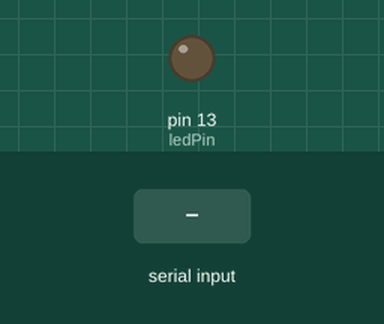
Recording of a sketch running on a simulated Arduino Uno, built with avr-gcc and run on an emulated ATmega328P. On the bench: output pins drawn as LEDs (lit = HIGH). Inputs (shaded band) come from the test bench. What the sketch prints to the serial monitor is not drawn.

Above: at 1.3 s.
1.4 s: "1\n" received over Serial
At 2.2 s:
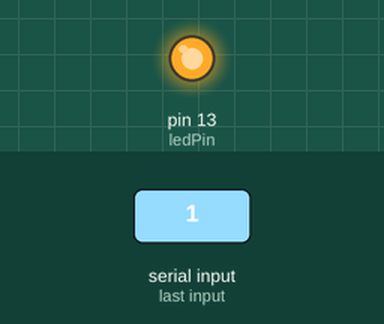
2.9 s: byte 0 (0) received over Serial
4.4 s: byte 1 (1) received over Serial
5.9 s: byte 2 (2) received over Serial
7.4 s: byte 3 (3) received over Serial
8.9 s: byte 4 (4) received over Serial
Timing chart, 0 to 11.4 s (numbered marks = the images above; inputs shaded):
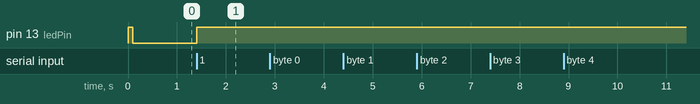

Measured:
- after the input at 1.4 s, pin 13 (ledPin): LOW → HIGH at once
- after the input at 2.9 s, every drawn part: stays the same
- after the input at 4.4 s, every drawn part: stays the same
- after the input at 5.9 s, every drawn part: stays the same
- after the input at 7.4 s, every drawn part: stays the same
- after the input at 8.9 s, every drawn part: stays the same

The sketch:

Control_via_xbox.ino
```cpp
#define DATA 2
#define WR   3
#define CS   4
#define CS2  5

const int ledPin = 13;//optional. I used LED for debugging purposes

int counter=0;
byte lf[7]={0xFF,0x01,0x00,0x04,0x3F,0x00,0x44};//left pan fast
byte rf[7]={0xFF,0x01,0x00,0x02,0x3F,0x00,0x42};//right pan fast
byte tuf[7]={0xFF,0x01,0x00,0x08,0x00,0x3F,0x48};//tilt up fast
byte tdf[7]={0xFF,0x01,0x00,0x10,0x00,0x3F,0x50};//tilt down fast
byte vts[7]={0xFF,0x01,0x01,0x00,0x00,0x00,0x02};//switch visible/thermal
byte ccp[7]={0xFF,0x01,0x04,0x00,0x00,0x00,0x05};//change color pallete
byte zos[7]={0xFF,0x01,0x00,0x40,0x00,0x01,0x42};//zoom out slow
byte zis[7]={0xFF,0x01,0x00,0x20,0x00,0x01,0x22};//zoom in slow
byte cs[7]={0xFF,0x01,0x00,0x07,0x00,0x63,0x6b}; //access menu
byte alp[7]= {0xFF,0x01,0x00,0x80,0x00,0x00,0x81};//activate laser pointer
byte ic[7]= {0xFF,0x01,0x04,0x00,0x00,0x00,0x05};//iris close
byte io[7]= {0xFF,0x01,0x02,0x00,0x00,0x00,0x03};//iris open
byte s[7]={0xFF,0x01,0x00,0x00,0x00,0x00,0x01};//stop
byte cs180[7]={0xFF,0x01,0x00,0x07,0x00,0x60,0x68};//continuous scan +/- 90 degrees from start position
byte rs360[7]={0xFF,0x01,0x00,0x07,0x00,0x61,0x69};//random scan 360 degrees
byte cs90[7]={0xFF,0x01,0x00,0x07,0x00,0x62,0x6a};//continuous scan +/- 45 degrees from start position


void setup()
  {
    Serial.begin(2400);
    pinMode(ledPin, OUTPUT);
    digitalWrite(ledPin, HIGH);
    delay(100);
    digitalWrite(ledPin, LOW);
  }

void loop()
  {

  // check if data has been sent from the computer
  if(Serial.available())
  {
    byte proc;
    // read the most recent byte
    proc = Serial.read();


    if (proc == 0)
    {
      digitalWrite(ledPin, HIGH);
      while(counter<7)
      {
        Serial.write(lf[counter]);
        counter+=1;
      }
      delay(50); //allow time for camera to respond
      proc=0x00; //reset the proc
      counter=0; //reset the counter so it can be used again
    }

     else if  (proc == 1)
      {
        digitalWrite(ledPin, HIGH);
        while(counter<7)
          {
            Serial.write(tuf[counter]);
            counter+=1;
          }
         delay(50);
         proc=0x00;
        counter=0;
      }

    else if(proc==2)
    {
      digitalWrite(ledPin, HIGH);
      while(counter<7)
        {
          Serial.write(rf[counter]);
          counter+=1;
        }
        delay(50);
        proc=0x00;
        counter=0;
    }
    else if(proc==3)
    {
      digitalWrite(ledPin, HIGH);
      while(counter<7)
        {
          Serial.write(tdf[counter]);
          counter+=1;
        }
        delay(50);
        proc=0x00;
        counter=0;
    }

      else if  (proc == 4)
      {
       digitalWrite(ledPin, HIGH);
       while(counter<7)
        {
          Serial.write(vts[counter]);
          counter+=1;
        }
        delay(50);
        proc=0x00;
        counter=0;
      }
      else if  (proc == 5)
      {
       digitalWrite(ledPin, HIGH);
       while(counter<7)
        {
          Serial.write(io[counter]);
          counter+=1;
        }
        delay(50);
        proc=0x00;
        counter=0;
      }
      else if  (proc == 6)
      {
       digitalWrite(ledPin, HIGH);
       while(counter<7)
        {
          Serial.write(ic[counter]);
          counter+=1;
        }
        delay(50);
        proc=0x00;
        counter=0;
      }
      else if  (proc == 7)
      {
        digitalWrite(ledPin, HIGH);
       while(counter<7)
        {
          Serial.write(zis[counter]);
          counter+=1;
        }
        delay(50);
        proc=0x00;
        counter=0;
      }
      else if  (proc == 8)
      {
       digitalWrite(ledPin, HIGH);
       while(counter<7)
        {
          Serial.write(zos[counter]);
          counter+=1;
        }
        delay(50);
        proc=0x00;
        counter=0;
      }

      else if  (proc == 9)
      {
       digitalWrite(ledPin, HIGH);
       while(counter<7)
        {
          Serial.write(ccp[counter]);
          counter+=1;
        }
        delay(50);
        proc=0x00;
        counter=0;
      }
      else if  (proc == 10)
      {
       digitalWrite(ledPin, HIGH);
       while(counter<7)
        {
          Serial.write(cs180[counter]);
          counter+=1;
        }
        delay(50);
        proc=0x00;
        counter=0;
      }
      else if  (proc == 11)
      {
       digitalWrite(ledPin, HIGH);
       while(counter<7)
        {
          Serial.write(rs360[counter]);
          counter+=1;
        }
        delay(50);
        proc=0x00;
        counter=0;
      }
      else if  (proc == 12)
      {
       digitalWrite(ledPin, HIGH);
       while(counter<7)
        {
          Serial.write(cs90[counter]);
          counter+=1;
        }
        delay(50);
        proc=0x00;
        counter=0;
      }
      else if  (proc == 13)
      {
       digitalWrite(ledPin, HIGH);
       while(counter<7)
        {
          Serial.write(cs[counter]);
          counter+=1;
        }
        delay(50);
        proc=0x00;
        counter=0;
      }

      else
      {
        digitalWrite(ledPin, LOW);
        while(counter<7)
        {
          Serial.write(s[counter]);
          counter+=1;
        }
        counter=0;
      }

  }
}
```
